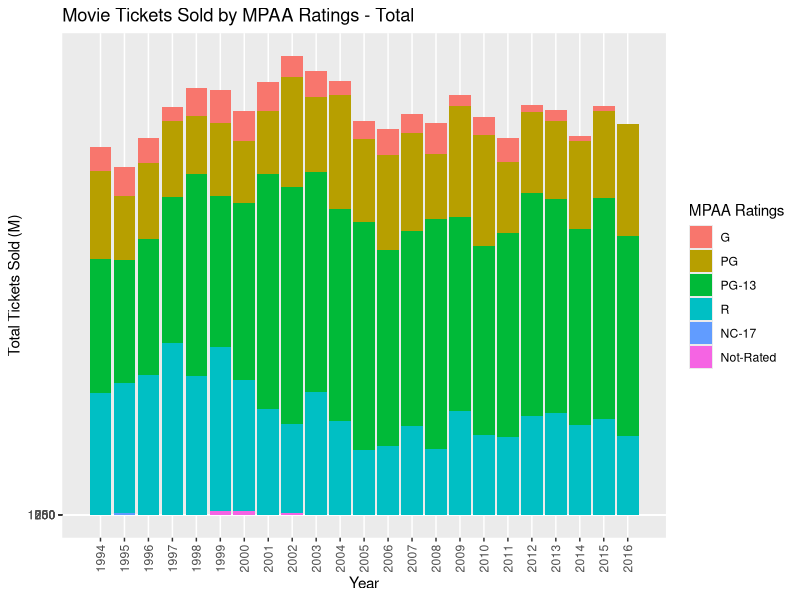
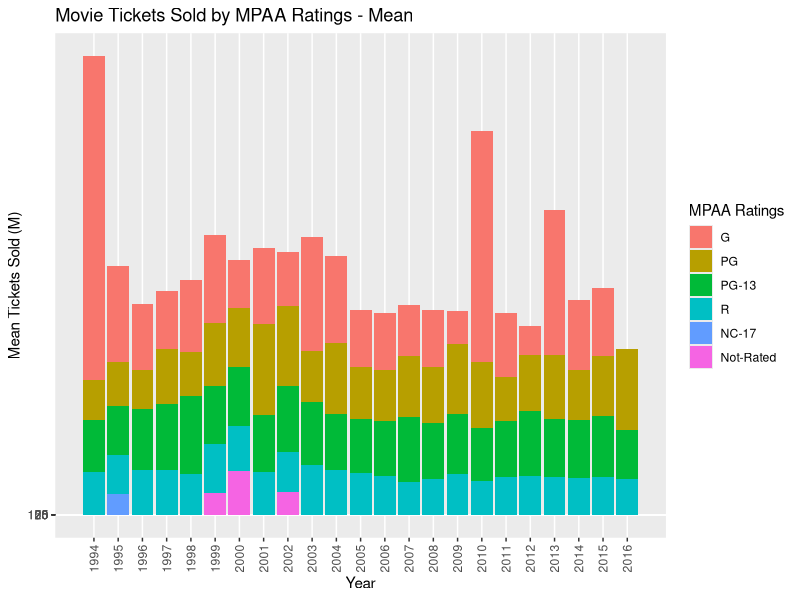
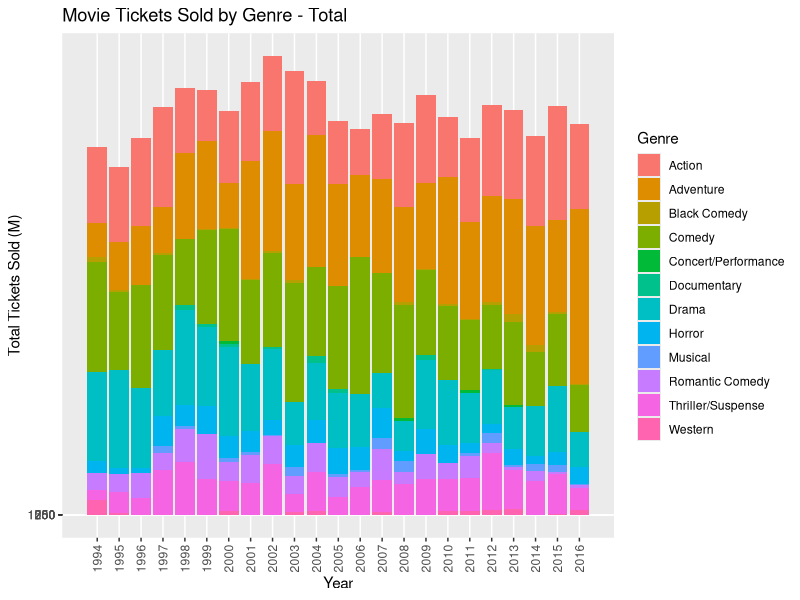
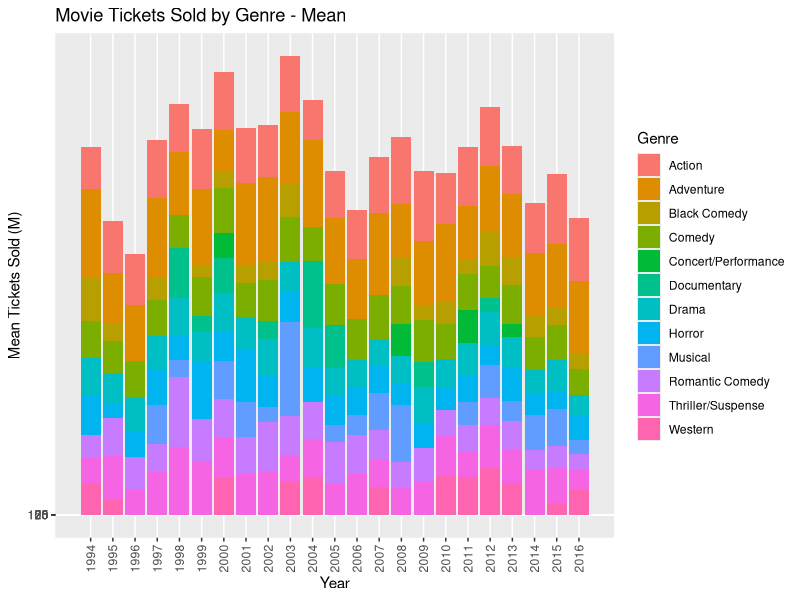
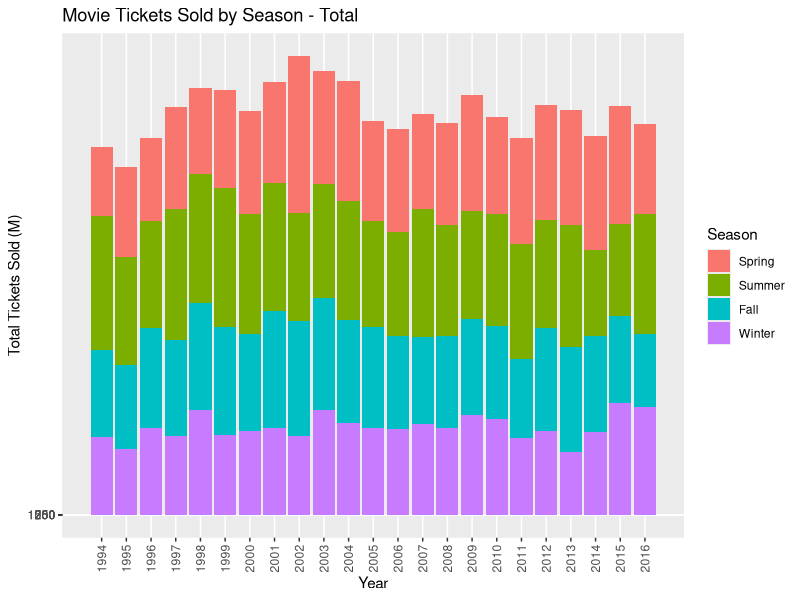
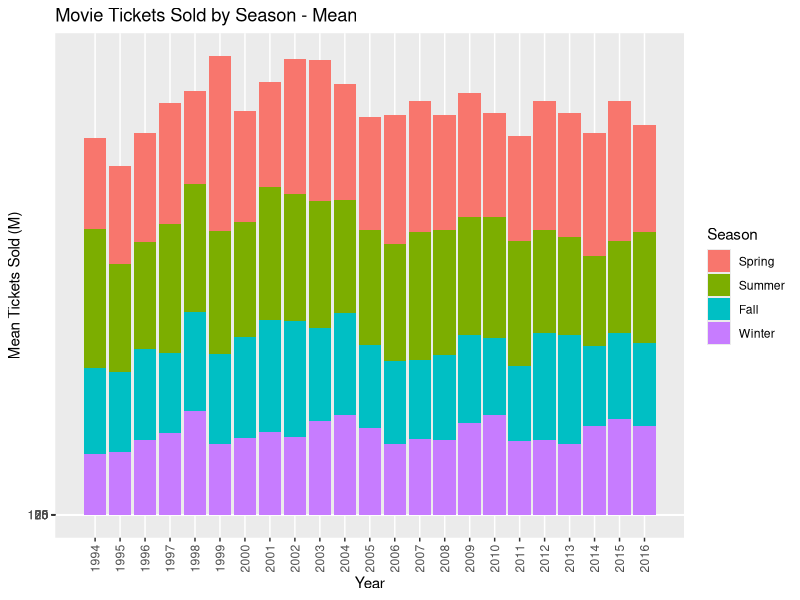
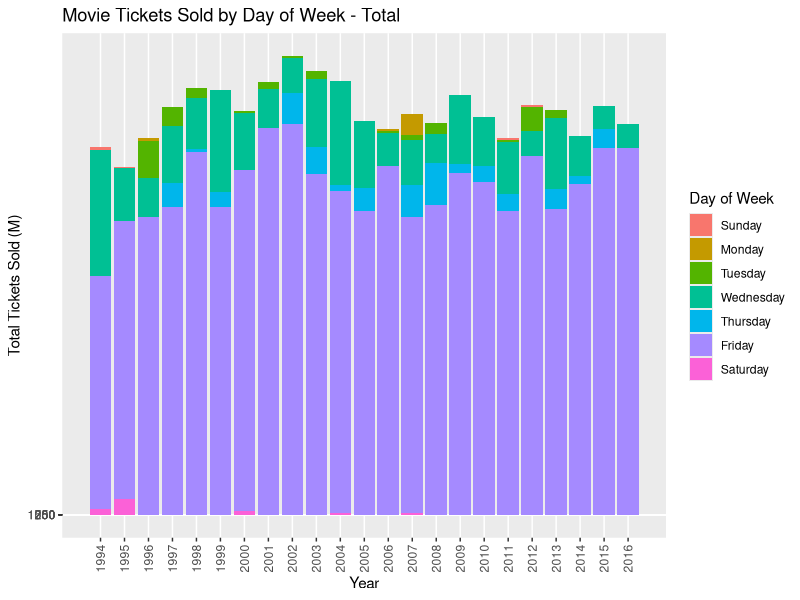
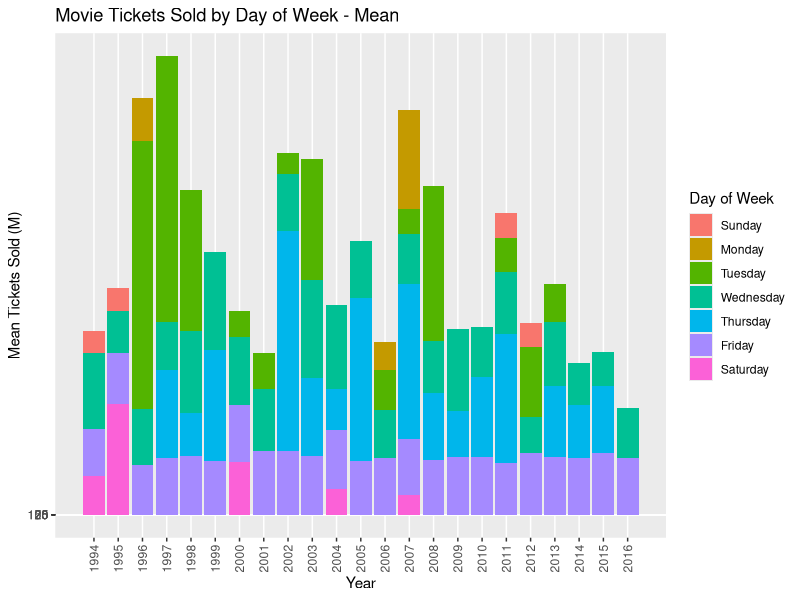

The R source for these figures, in order: (Note: this script raises an error after producing the figures.)
library(ggplot2)
library(grid)
library(gridExtra)
library(cowplot)

#################################################
# functions
#################################################

season = function(dates) {
  WS = as.Date("2012-12-15", format = "%Y-%m-%d") # Winter Solstice
  SE = as.Date("2012-3-15",  format = "%Y-%m-%d") # Spring Equinox
  SS = as.Date("2012-6-15",  format = "%Y-%m-%d") # Summer Solstice
  FE = as.Date("2012-9-15",  format = "%Y-%m-%d") # Fall Equinox
  
  # Convert dates from any year to 2012 dates
  d = as.Date(strftime(dates, format="2012-%m-%d"))
  
  ifelse (d >= WS | d < SE, "Winter",
          ifelse (d >= SE & d < SS, "Spring",
                  ifelse (d >= SS & d < FE, "Summer", "Fall")))
}

sumAggregater = function(toAggregate, byColumns) {
  sumAgg = aggregate(toAggregate, by=byColumns, FUN=sum)
  colnames(sumAgg) = c("year", "group", "tickets")
  sumAgg
}

meanAggregater = function(toAggregate, byColumns) {
  meanAgg = aggregate(toAggregate, by=byColumns, FUN=mean)
  colnames(meanAgg) = c("year", "group", "tickets")
  meanAgg
}

groupedBarPlotter = function(data, grouping, aggType) {
  min_y = 0
  max_y = 0
  interval = 0
  if (aggType == "Total") {
    max_y = 1250
    interval = 250
  } else if (aggType == "Mean") {
    max_y = 125
    interval = 25
  }
  
  resultPlot = ggplot(data=data, aes(x=year, y=tickets)) +
    geom_bar(aes(fill=group), stat="identity") +
    ggtitle(paste("Movie Tickets Sold by ", grouping, " - ", aggType, sep="")) + 
    xlab("Year") + ylab(paste(aggType, " Tickets Sold (M)", sep="")) + 
    scale_fill_discrete(name=grouping) + 
    scale_x_continuous(breaks=seq(1994,2016,by=1), labels=seq(1994,2016,by=1)) + 
    scale_y_continuous(breaks=seq(min_y,max_y,by=interval), labels=seq(min_y,max_y,by=interval)) +
    theme(axis.text.x=element_text(angle=90,hjust=1,vjust=0.5), panel.grid.minor.x=element_blank())
  
  resultPlot
}

percentGroupedBarPlotter = function(data, grouping) {
  resultPlot = ggplot(data=data, aes(x=year, y=tickets)) +
    geom_bar(aes(fill=group), stat="identity") +
    ggtitle(paste("Movie Tickets Sold by ", grouping, sep="")) + 
    xlab("Year") + ylab(paste("Percentage of Tickets Sold", sep="")) + 
    scale_fill_discrete(name=grouping) + 
    scale_x_continuous(breaks=seq(1994,2016,by=1), labels=seq(1994,2016,by=1)) + 
    scale_y_continuous(breaks=seq(0,100,by=100), labels=seq(0,100,by=100)) +
    theme(
      panel.grid.minor.x=element_blank(), 
      panel.grid.minor.y=element_blank(), 
      aspect.ratio=1, 
      text=element_text(size=36), 
      plot.title=element_text(size=38),
      legend.text=element_text(size=30),
      legend.key.size = unit(2.2, 'lines'),
      axis.text=element_text(size=26)
    ) +
    coord_flip()
  
  resultPlot
}

#################################################
# load and clean-up data
#################################################
movies = read.csv("movies.csv")

movies$mpaa_rating = factor(movies$mpaa_rating, levels=c("G", "PG", "PG-13", "R", "NC-17", "Not-Rated"))
movies$release_date = as.Date(movies$release_date, format="%Y/%m/%d")
movies$release_dow = factor(weekdays(movies$release_date), levels=c("Sunday", "Monday", "Tuesday", "Wednesday", "Thursday", "Friday", "Saturday"))
movies$release_season = factor(season(movies$release_date), levels=c("Spring", "Summer", "Fall", "Winter"))
movies$release_yearmon = paste(movies$year, "-", format(movies$release_date,"%m"), sep="")
movies$num_tickets_sold = movies$num_tickets_sold / 100

months = format(seq(as.Date("2012/03/01", format="%Y/%m/%d"), as.Date("2013/2/01", format="%Y/%m/%d"), by="month"), format="%B")
movies$release_month = format(movies$release_date, format="%B")
movies$release_month = factor(movies$release_month, levels=months)

top_dist = c("Walt Disney", "Warner Bros.", "Sony Pictures", "20th Century Fox", "Universal", "Paramount Pictures", "Lionsgate", "New Line", "Dreamworks SKG", "Miramax", "Other")
movies$distributor_name = as.character(movies$distributor_name)
movies$distributor_name[which(!(movies$distributor_name %in% top_dist))] = "Other"
movies$distributor_name = factor(movies$distributor_name, levels=top_dist)

yearly_ticket_sum = aggregate(movies$num_tickets_sold, by=list(year=as.numeric(movies$year)), FUN=sum)
movies$year_ticket_total = unlist(lapply(yearly_ticket_sum$x, function(i) {rep(i, 100)}))
movies$ticket_percent_of_year = (movies$num_tickets_sold / movies$year_ticket_total) * 100

#################################################
# aggregated stacked bar plots
#################################################
#----------------------------------
# agg tickets by mpaa rating stacked by year
#----------------------------------
sumAgg_MpaaRating = sumAggregater(movies$num_tickets_sold, list(movies$year, movies$mpaa_rating))
sumAgg_MpaaRating_plot = groupedBarPlotter(sumAgg_MpaaRating, "MPAA Ratings", "Total")
sumAgg_MpaaRating_plot

meanAgg_MpaaRating = meanAggregater(movies$num_tickets_sold, list(movies$year, movies$mpaa_rating))
meanAgg_MpaaRating_plot = groupedBarPlotter(meanAgg_MpaaRating, "MPAA Ratings", "Mean")
meanAgg_MpaaRating_plot

#----------------------------------
# agg tickets by genre stacked by year
#----------------------------------
sumAgg_genre = sumAggregater(movies$num_tickets_sold, list(movies$year, movies$genre))
sumAgg_genre_plot = groupedBarPlotter(sumAgg_genre, "Genre", "Total")
sumAgg_genre_plot

meanAgg_genre = meanAggregater(movies$num_tickets_sold, list(movies$year, movies$genre))
meanAgg_genre_plot = groupedBarPlotter(meanAgg_genre, "Genre", "Mean")
meanAgg_genre_plot

#----------------------------------
# agg tickets by season stacked by year
#----------------------------------
sumAgg_season = sumAggregater(movies$num_tickets_sold, list(movies$year, movies$release_season))
sumAgg_season_plot = groupedBarPlotter(sumAgg_season, "Season", "Total")
sumAgg_season_plot

meanAgg_season = meanAggregater(movies$num_tickets_sold, list(movies$year, movies$release_season))
meanAgg_season_plot = groupedBarPlotter(meanAgg_season, "Season", "Mean")
meanAgg_season_plot

#----------------------------------
# agg tickets by dow stacked by year
#----------------------------------
sumAgg_dow = sumAggregater(movies$num_tickets_sold, list(movies$year, movies$release_dow))
sumAgg_dow_plot = groupedBarPlotter(sumAgg_dow, "Day of Week", "Total")
sumAgg_dow_plot

meanAgg_dow = meanAggregater(movies$num_tickets_sold, list(movies$year, movies$release_dow))
meanAgg_dow_plot = groupedBarPlotter(meanAgg_dow, "Day of Week", "Mean")
meanAgg_dow_plot

#----------------------------------
# agg tickets by distributor stacked by year
#----------------------------------
sumAgg_distributor = sumAggregater(movies$num_tickets_sold, list(movies$year, movies$distributor))
sumAgg_distributor_plot = groupedBarPlotter(sumAgg_distributor, "Distributor", "Total")
sumAgg_distributor_plot

meanAgg_distributor = meanAggregater(movies$num_tickets_sold, list(movies$year, movies$distributor))
meanAgg_distributor_plot = groupedBarPlotter(meanAgg_distributor, "Distributor", "Mean")
meanAgg_distributor_plot

#----------------------------------
# combine all ggplots
#----------------------------------

plots = list(sumAgg_MpaaRating_plot, sumAgg_genre_plot, sumAgg_distributor_plot, 
             meanAgg_MpaaRating_plot, meanAgg_genre_plot, meanAgg_distributor_plot)

do.call(grid.arrange, list(grobs=plots, ncol=3, top=textGrob("Top 100 Movies (1994-2016)", gp=gpar(fontface="bold", fontsize=16))))


#################################################
# REPEAT ABOVE STEPS WITH PERCENTAGES
#################################################
# sumAgg_genre_percent_plot = NULL
# sumAgg_MpaaRating_percent_plot = NULL
# sumAgg_distributor_percent_plot = NULL
# sumAgg_dow_percent_plot = NULL
# sumAgg_season_percent_plot = NULL
# sumAgg_month_percent_plot = NULL

generateAllPlots = function() {
  # agg tickets by genre stacked by year
  sumAgg_genre_percent = sumAggregater(movies$ticket_percent_of_year, list(movies$year, movies$genre))
  sumAgg_genre_percent_plot = percentGroupedBarPlotter(sumAgg_genre_percent, "Genre")
  sumAgg_genre_percent_plot
  
  # agg tickets by mpaa rating stacked by year
  sumAgg_MpaaRating_percent = sumAggregater(movies$ticket_percent_of_year, list(movies$year, movies$mpaa_rating))
  sumAgg_MpaaRating_percent_plot = percentGroupedBarPlotter(sumAgg_MpaaRating_percent, "MPAA Ratings")
  sumAgg_MpaaRating_percent_plot

  # agg tickets by distributor stacked by year
  sumAgg_distributor_percent = sumAggregater(movies$ticket_percent_of_year, list(movies$year, movies$distributor))
  sumAgg_distributor_percent_plot = percentGroupedBarPlotter(sumAgg_distributor_percent, "Distributor")
  sumAgg_distributor_percent_plot
  
  # agg tickets by dow stacked by year
  sumAgg_dow_percent = sumAggregater(movies$ticket_percent_of_year, list(movies$year, movies$release_dow))
  sumAgg_dow_percent_plot = percentGroupedBarPlotter(sumAgg_dow_percent, "Release Day of Week")
  sumAgg_dow_percent_plot
  
  # agg tickets by month stacked by year
  sumAgg_month_percent = sumAggregater(movies$ticket_percent_of_year, list(movies$year, movies$release_month))
  sumAgg_month_percent_plot = percentGroupedBarPlotter(sumAgg_month_percent, "Release Month")
  sumAgg_month_percent_plot
  
  # agg tickets by season stacked by year
  sumAgg_season_percent = sumAggregater(movies$ticket_percent_of_year, list(movies$year, movies$release_season))
  sumAgg_season_percent_plot = percentGroupedBarPlotter(sumAgg_season_percent, "Release Season")
  sumAgg_season_percent_plot
  
  rbind(
    cbind(ggplotGrob(sumAgg_genre_percent_plot), ggplotGrob(sumAgg_MpaaRating_percent_plot)), 
    cbind(ggplotGrob(sumAgg_distributor_percent_plot), ggplotGrob(sumAgg_dow_percent_plot)), 
    cbind(ggplotGrob(sumAgg_season_percent_plot),ggplotGrob(sumAgg_month_percent_plot))
  )
}

#----------------------------------
# combine all ggplots
#----------------------------------
plot_list = list(
  sumAgg_genre_percent_plot, 
  sumAgg_MpaaRating_percent_plot, 
  sumAgg_distributor_percent_plot,
  sumAgg_dow_percent_plot, 
  sumAgg_season_percent_plot,
  sumAgg_month_percent_plot
) 

plot_6x1 = rbind(
  sumAgg_genre_percent_plot, 
  sumAgg_MpaaRating_percent_plot, 
  sumAgg_distributor_percent_plot,
  sumAgg_dow_percent_plot, 
  sumAgg_season_percent_plot,
  sumAgg_month_percent_plot
)

# method 1
do.call(grid.arrange, list(grobs=grobs, ncol=2, top=textGrob("Top-Grossing 100 Movies from 1994-2016", gp=gpar(fontface="bold", fontsize=24))))

# method 2
plot_2x3 = generateAllPlots()
grid.newpage()
grid.draw(plot_2x3)

# method 3
grid.arrange(grobs=plots, ncol=1, nrow=5, top=textGrob("Top-Grossing 100 Movies from 1994-2016", gp=gpar(fontface="bold", fontsize=24)))

